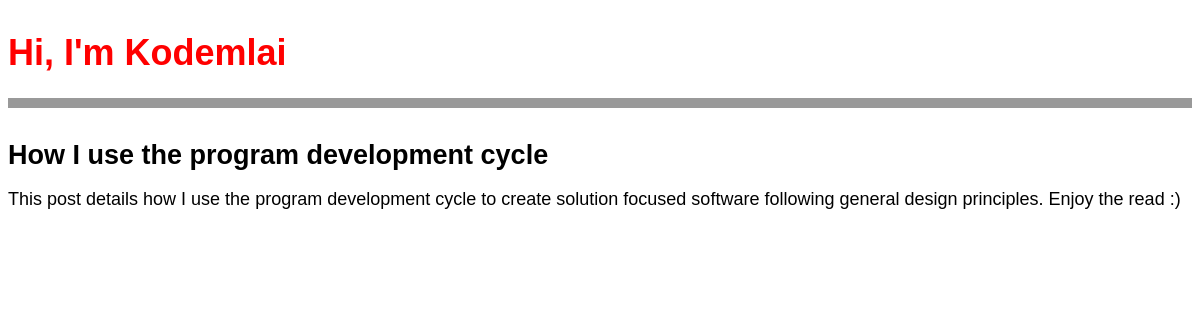
The app's page /post/2/ with its own data.
### blog/models.py (models this page shows, shortened)
class Post(models.Model):
    title = models.CharField(max_length=200)
    author = models.ForeignKey("auth.User", on_delete=models.CASCADE,)
    body = models.TextField()

### blog/views.py (the view)
# urls.py: path("post/<int:pk>/", BlogDetailView.as_view(), name="post_detail"),
class BlogDetailView(DetailView):
    model = Post
    template_name = "post_detail.html"

### templates/post_detail.html
{% extends "base.html" %}
{% block content %}
<div class="post-entry">
    <h2>
        {{ post.title}}
    </h2>
    <p>
        {{ post.body }}
    </p>
</div>
{% endblock content %}

### static/css/base.css (style rules this page uses)
body { font-family: 'Source Sans Pro', sans-serif; font-size: 18px; }
.post-entry { margin-bottom: 2rem; }
.post-entry h2 { margin: 0.5rem 0; }
.post-entry p { margin 0; font-weight 400; }

### records on screen
Post: title "How I use the program development cycle", body "This post details how I use the program development cycle to create solution focused software following general design principles. Enjoy the read :)"
